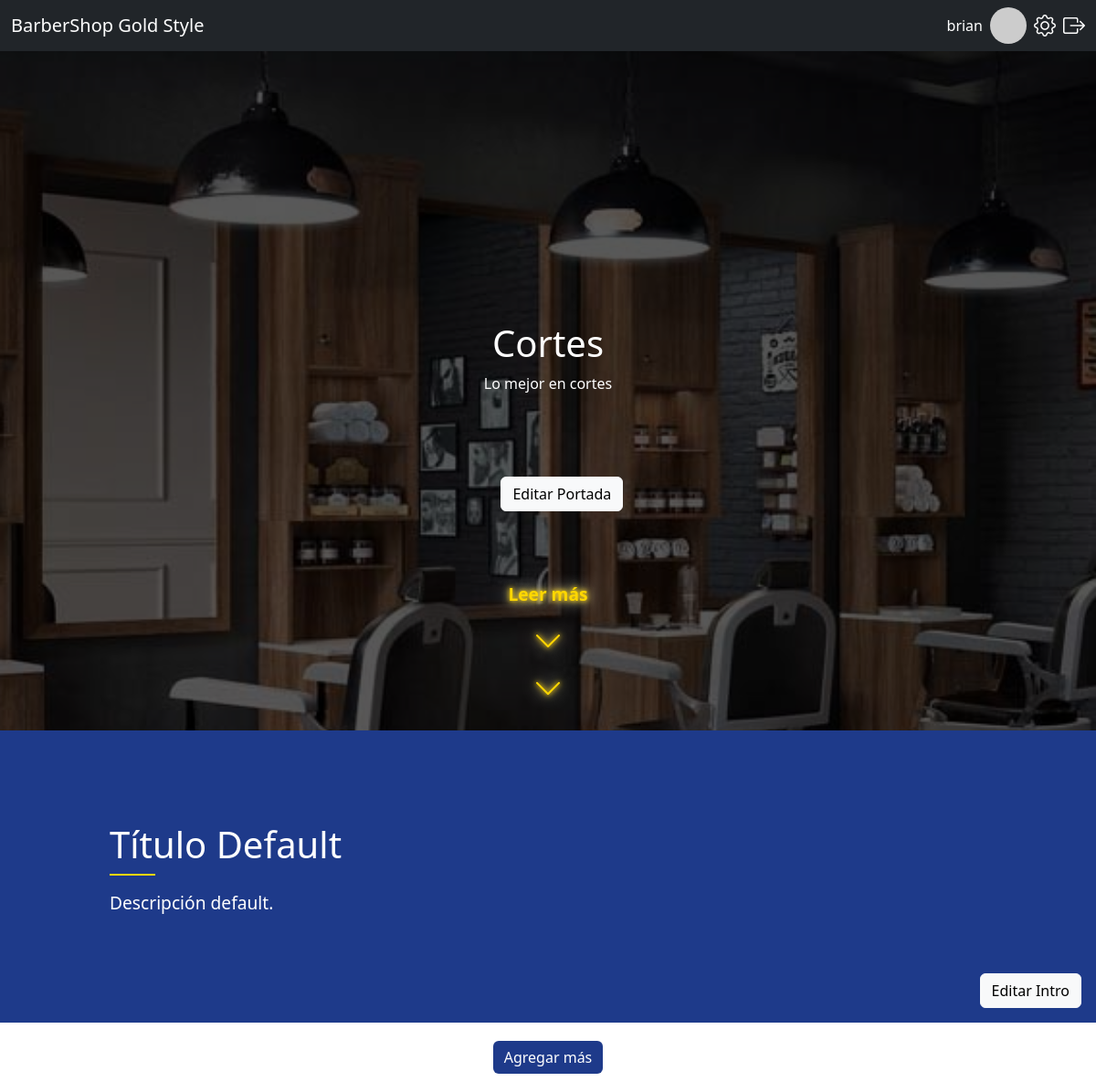
The app's page /php/admin/lavado_admin.php (signed in), older data.
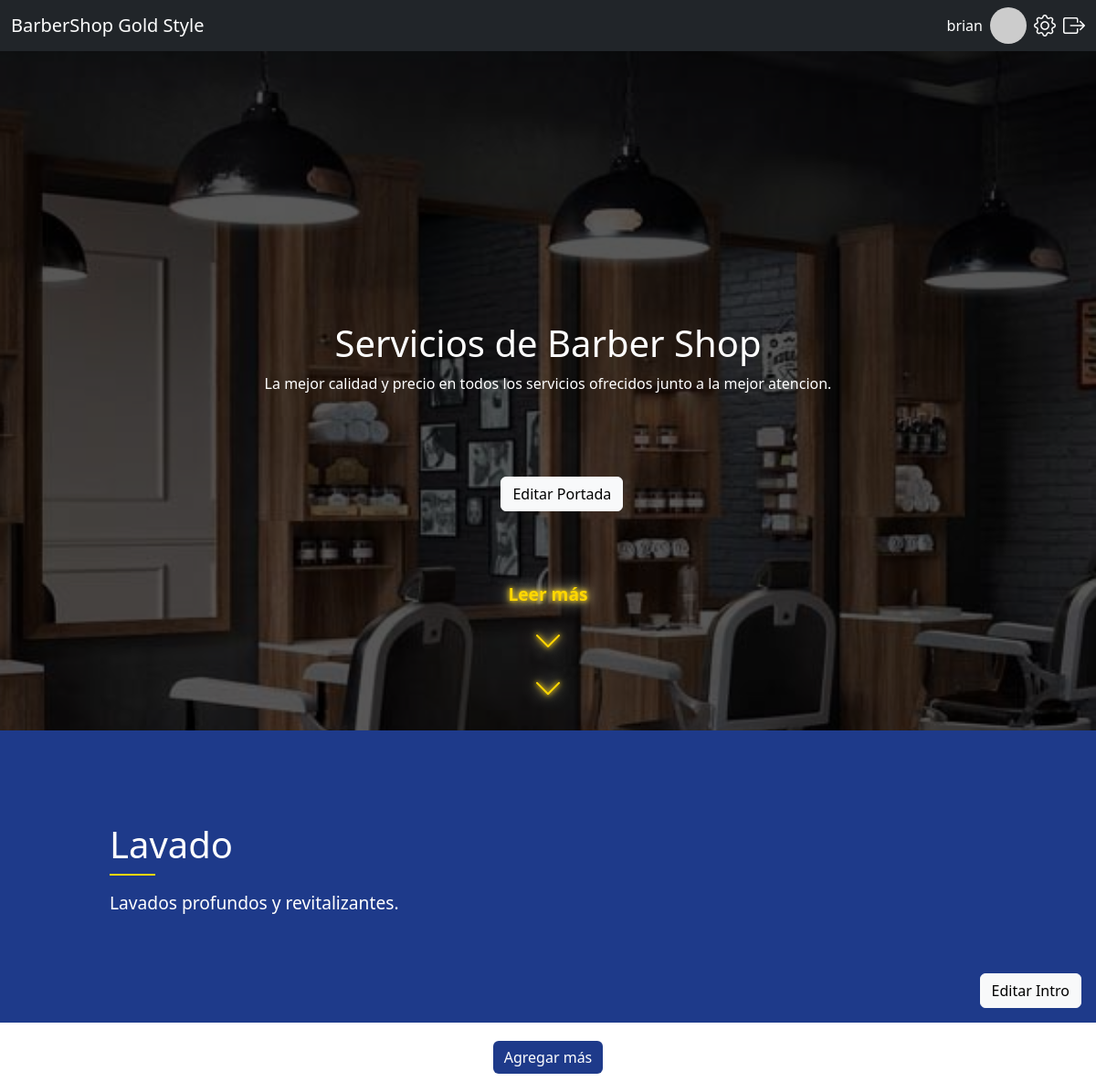
The same page, newer data.
### tables this page shows
CREATE TABLE `portada` (
  `id` int(11) NOT NULL,
  `titulo` varchar(255) NOT NULL,
  `descripcion` varchar(255) NOT NULL,
  `imagen` varchar(255) NOT NULL
);

CREATE TABLE `intro_servicios` (
  `id` int(11) NOT NULL,
  `servicio` varchar(50) NOT NULL,
  `titulo` varchar(255) NOT NULL,
  `descripcion` varchar(255) NOT NULL
);

### php/admin/lavado_admin.php (the view, shortened to what this page needs)
<?php
require_once '../conexion.php';
$servicio = 'lavado';
try {
    $stmtIntro = $pdo->prepare("SELECT * FROM intro_servicios WHERE servicio = :servicio LIMIT 1");
    $stmtIntro->execute([':servicio' => $servicio]);
    $intro = $stmtIntro->fetch();
    if (!$intro) {
        $intro = ['id' => null, 'titulo' => 'Título Default', 'descripcion' => 'Descripción default.'];
    }
    $stmtPortada = $pdo->query("SELECT * FROM portada ORDER BY id ASC LIMIT 1 OFFSET 1");
    $portada = $stmtPortada->fetch();
} catch(PDOException $e) {
    echo "Error: " . htmlspecialchars($e->getMessage());
    exit;
}
?>
<!DOCTYPE html>
<html lang="es">
<head>
    <link href="https://cdn.jsdelivr.net/npm/bootstrap@5.3.3/dist/css/bootstrap.min.css" rel="stylesheet">
    <link href="https://cdn.jsdelivr.net/npm/bootstrap-icons@1.11.3/font/bootstrap-icons.css" rel="stylesheet">
    <link rel="stylesheet" href="/css/servicio.css">
    <link rel="stylesheet" href="https://cdn.jsdelivr.net/npm/bootstrap-icons@1.10.5/font/bootstrap-icons.css">
</head>
<body>
    <nav class="navbar navbar-dark bg-dark fixed-top">
        <div class="container-fluid">
            <a class="navbar-brand" href="#">BarberShop Gold Style</a>
            <div class="boton-nav d-flex align-items-center">
                <span class="text-white me-2"><?php echo htmlspecialchars($_SESSION["nombre"] ?? 'Admin'); ?></span>
                <img src="https://via.placeholder.com/40" alt="Foto de Perfil" class="rounded-circle me-2" style="width: 40px; height: 40px;">
                <a href="config_admin.php" class="text-white me-2"><i class="bi bi-gear fs-4"></i></a>
                <a href="?logout=1" class="text-white"><i class="bi bi-box-arrow-right fs-4"></i></a>
            </div>
        </div>
    </nav>
    <div class="cover" style="background-image: url('/php/uploads/<?php echo isset($portada['imagen']) ? htmlspecialchars($portada['imagen']) : 'https://via.placeholder.com/1920x1080'; ?>');">
        <div class="cover-overlay"></div>
        <div class="cover-content">
            <h1><?php echo isset($portada['titulo']) ? htmlspecialchars($portada['titulo']) : '¡Bienvenido a mi sitio!'; ?></h1>
            <p><?php echo isset($portada['descripcion']) ? htmlspecialchars($portada['descripcion']) : 'Descripción de la portada'; ?></p>
        </div>
        <button class="btn btn-light edit-cover-btn" data-bs-toggle="modal" data-bs-target="#editCoverModal">Editar Portada</button>
        <div class="read-more">
            <span>Leer más</span>
            <div class="arrows">
                <i class="bi bi-chevron-down"></i>
                <i class="bi bi-chevron-down"></i>
            </div>
        </div>
    </div>
    <div class="intro-container">
        <div class="intro-text">
            <h2><?php echo htmlspecialchars($intro['titulo']); ?></h2>
            <p><?php echo htmlspecialchars($intro['descripcion']); ?></p>
        </div>
        <button class="btn btn-light edit-intro-btn" data-bs-toggle="modal" data-bs-target="#editIntroModal">Editar Intro</button>
    </div>
    <div class="add-btn-section">
        <button class="btn btn-primary add-btn" data-bs-toggle="modal" data-bs-target="#addModal">Agregar más</button>
    </div>
</body>
</html>

Row changes from the older to the newer data that the page shows:
changed portada: titulo "Cortes" → "Servicios de Barber Shop"; descripcion "Lo mejor en cortes" → "La mejor calidad y precio en todos los servicios ofrecidos junto a la mejor atencion."
added intro_servicios: titulo "Lavado", descripcion "Lavados profundos y revitalizantes."
Text that changed along with them:
$intro['titulo']: "Título Default" → (not shown)
$intro['descripcion']: "Descripción default." → (not shown)
